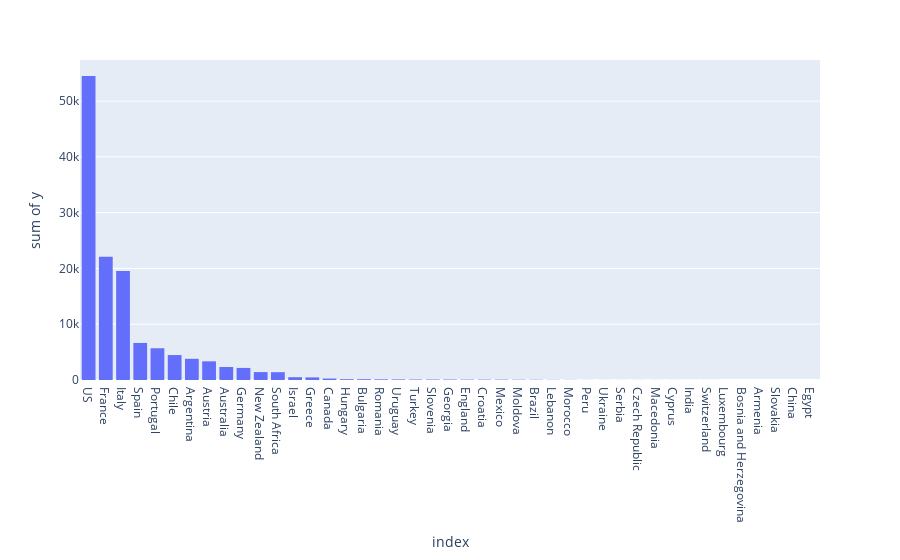

Notebook cell for this chart:
### Code cell
### Distribution Plot of the number of wines per country
winexcountry = wines.country.value_counts()
fig1 = px.histogram(winexcountry, x=winexcountry.index, y=winexcountry.values,nbins=50)
fig1.show()

### Figure 1 — Plotly figure (JSON) as saved in the notebook; plotly's stock layout.template omitted (floating-point values rounded to 4 significant figures)
{"data": [{"alignmentgroup": "True", "bingroup": "x", "histfunc": "sum", "hovertemplate": "index=%{x}<br>sum of y=%{y}<extra></extra>", "legendgroup": "", "marker": {"color": "#636efa", "pattern": {"shape": ""}}, "name": "", "nbinsx": 50, "offsetgroup": "", "orientation": "v", "showlegend": false, "type": "histogram", "x": ["US", "France", "Italy", "Spain", "Portugal", "Chile", "Argentina", "Austria", "Australia", "Germany", "New Zealand", "South Africa", "Israel", "Greece", "Canada", "Hungary", "Bulgaria", "Romania", "Uruguay", "Turkey", "Slovenia", "Georgia", "England", "Croatia", "Mexico", "Moldova", "Brazil", "Lebanon", "Morocco", "Peru", "Ukraine", "Serbia", "Czech Republic", "Macedonia", "Cyprus", "India", "Switzerland", "Luxembourg", "Bosnia and Herzegovina", "Armenia", "Slovakia", "China", "Egypt"], "xaxis": "x", "y": [54504, 22079, 19540, 6645, 5691, 4472, 3800, 3345, 2329, 2165, 1419, 1401, 505, 466, 257, 146, 141, 120, 109, 90, 87, 86, 74, 73, 70, 59, 52, 35, 28, 16, 14, 12, 12, 12, 11, 9, 7, 6, 2, 2, 1, 1, 1], "yaxis": "y"}], "layout": {"barmode": "relative", "legend": {"tracegroupgap": 0}, "margin": {"t": 60}, "xaxis": {"anchor": "y", "domain": [0, 1], "title": {"text": "index"}}, "yaxis": {"anchor": "x", "domain": [0, 1], "title": {"text": "sum of y"}}}}
